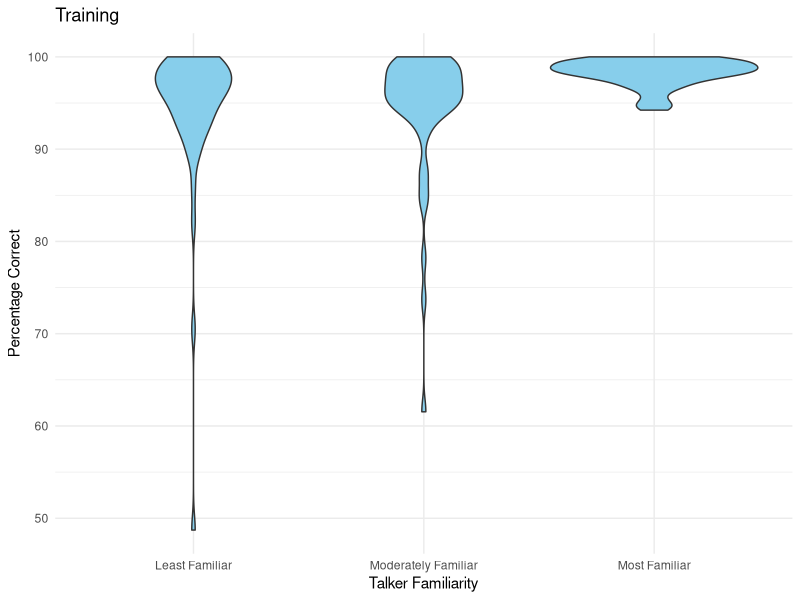
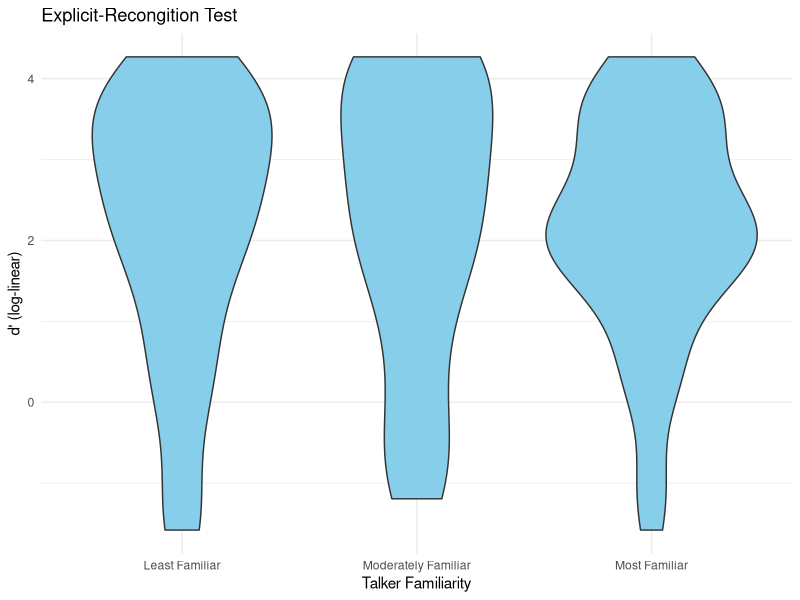

Recreate these plots in R, in order. (Note: this script raises an error after producing the figures.)
### LIBRARIES 
library(readxl)
library(tidyverse)
library(dplyr)
library(tibble)
library(rstatix)
install.packages("rstatix")

### LOAD DATA

## Training task

training_df <- read_excel("Training_PercentCorrect_(n=50).xls")
# create id column 
training_df <- rowid_to_column(training_df, "ID")
# there is a column missing in the original dataframe, assuming that it is also structered as in previous files, we add it directly
training_df$QuietBabble <- c(rep(1, 25), rep(0, 25))
training_df$QuietBabble <- as.factor(training_df$QuietBabble)
# reshape in long format
training_df_long <- gather(training_df, key = "familiarity", value = "perc", 2:4)
# change factor name 
training_df_long <- training_df_long %>%
  mutate(familiarity_recoded = case_when(
    familiarity == "fam1" ~ "Most Familiar",
    familiarity == "fam2" ~ "Moderately Familiar",
    familiarity == "fam3" ~ "Least Familiar"
  ))
# make variable a factor
training_df_long$familiarity <- as.factor(training_df_long$familiarity_recoded)
# distribution plot by group
ggplot(training_df_long, aes(x = factor(familiarity_recoded), y = perc)) +
        geom_violin(fill = "skyblue") +
        theme_minimal() +
        labs(title = "Training", y="Percentage Correct", x="Talker Familiarity")

## Explicit-Recongition Test
excplicit_rec_df <- read_excel("ExplicitRecognition_dPrime_(n=50) (1).xls")
# create id column 
excplicit_rec_df <- rowid_to_column(excplicit_rec_df, "ID")
excplicit_rec_df$QuietBabble <- as.factor(excplicit_rec_df$QuietBabble)
# reshape in long format
excplicit_rec_df_long <- gather(excplicit_rec_df, key = "familiarity", value = "perc", 3:5)
# change factor name 
excplicit_rec_df_long <- excplicit_rec_df_long %>%
  mutate(familiarity_recoded = case_when(
    familiarity == "Fam1" ~ "Most Familiar",
    familiarity == "Fam2" ~ "Moderately Familiar",
    familiarity == "Fam3" ~ "Least Familiar"
  ))
# make variable a factor
excplicit_rec_df_long$familiarity <- as.factor(excplicit_rec_df_long$familiarity_recoded)
# distribution plot by group
ggplot(excplicit_rec_df_long, aes(x = factor(familiarity_recoded), y = perc)) +
  geom_violin(fill = "skyblue") +
  theme_minimal() +
  labs(title = "Explicit-Recongition Test", y="d' (log-linear)", x="Talker Familiarity")


### REPLICATION PART

### Training 
## Original results:
# A two-way mixed ANOVA investigating whether performance during training differed across groups (quiet, babble; between subjects) 
# and familiarity conditions (most familiar, moderately familiar, least familiar; within subjects) revealed no effect of group, 
# F(1, 48) = 0.36, p = .55, ωp2 = −.01, 95% CI = [.00, 1.00], and no significant interaction between group and familiarity, 
# F(2, 96) = 0.21, p = .81, ωp2 = −.01, 95% CI = [.00, 1.00]. There was, however, a significant effect of familiarity, 
# F(1.4, 67.3) = 12.64, p < .001, ωp2 = .19, 95% CI = [.01, .28], with better performance in the most-familiar condition than in the 
#moderately familiar condition, t(49) = 4.29, p < .001, dz = 0.61, 95% CI = [0.30, 0.91], and in the least-familiar condition, 
# t(49) = 3.56, p = .001, dz = 0.50, 95% CI = [0.21, 0.80]. Performance did not differ between the moderately familiar and 
# least-familiar conditions, t(49) = 0.16, p = .88, dz = 0.2, 95% CI = [−0.26, 0.30].

training_model <- aov(perc ~ familiarity_recoded*QuietBabble, data=training_df_long)
summary(training_model)
training_model_2 <- aov(perc ~ familiarity_recoded, data=training_df_long)
TukeyHSD(training_model_2) # NB! they did not say which method they used to compare groups


# Replication results: YES
# significant effect of familiriaty p-value < .001
# also no interaction between familiarity and training condition, p-value .73300 vs original p-value = .81
# there is a statistically significant difference between most and moderately familiar and between most and least familiar but
# no difference between moderate and least familiar

### Explicit-Recongition Test
## Original results:
# was no effect of training group, F(1, 48) < 0.01, p = .95, ωp2 = −.02, 95% CI = [.00, 1.00], and no interaction, 
# F(2, 96) = 2.58, p = .08, ωp2 = .02, 95% CI = [.00, .08]. There was also no effect of familiarity, 
# F(2, 96) = 0.12, p = .89, ωp2 = −.01, 95% CI = [.00, .08]. Collapsing across training groups, we compared recognition d′ 
# in each familiarity condition with chance level (d′ = 0.3) using sign tests. Participants were able to identify all three 
# voices with above-chance accuracy (S ≥ 40, p < .001).

explicit_reg_model <- aov(perc ~ familiarity_recoded*QuietBabble, data=excplicit_rec_df_long)
summary(explicit_reg_model)

# Replication results: YES
# no effect of training, familiarity, interaction effect also is not significant

## Original results:
# Collapsing across training groups, we compared recognition d′ in each familiarity condition with chance level (d′ = 0.3) using sign tests. 
# Participants were able to identify all three voices with above-chance accuracy (S ≥ 40, p < .001).
sign_test_result <- binom.exact(sum(excplicit_rec_df_long$perc > 0.3), nrow(excplicit_rec_df_long), p = 0.5, alternative = "greater")
sign_test_result

# Replication results: YES
# p-value < 0.001
